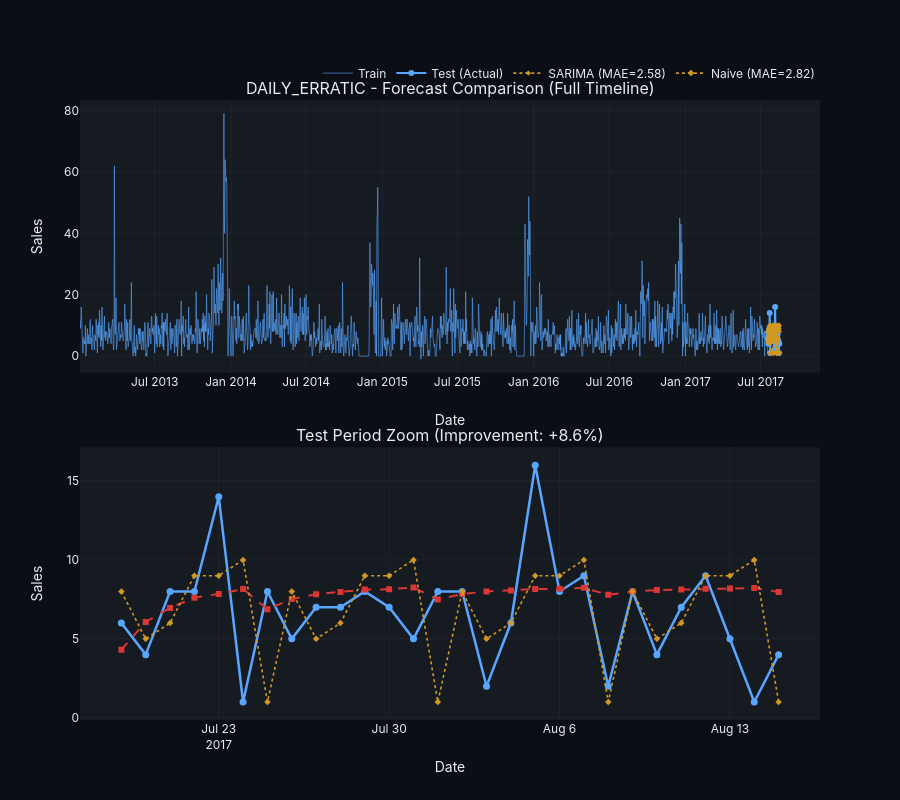
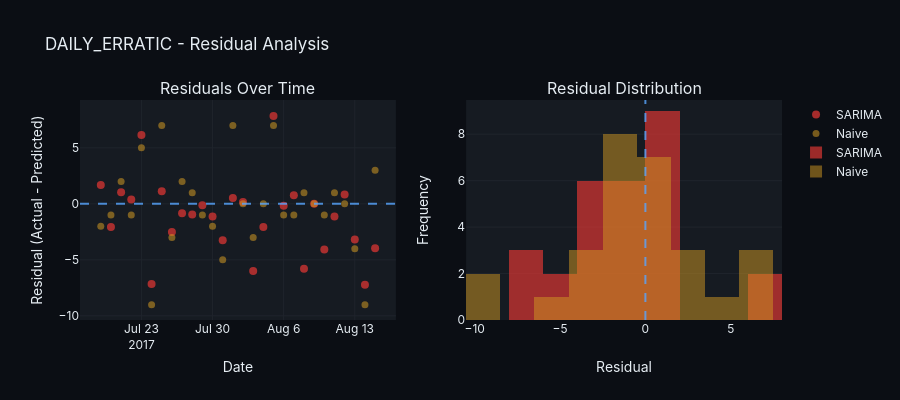

Notebook cell for these charts, in order:
### Code cell
# =============================================================================
# CELL 7: RUN DAILY ERRATIC
# =============================================================================

result_daily_erratic = run_baseline_plotly(
    df=daily_erratic,
    pattern="daily_erratic",
    store=ITEMS_TO_MODEL["daily_erratic"]["store"],
    item=ITEMS_TO_MODEL["daily_erratic"]["item"],
    freq="D",
    season_length=7,
)
